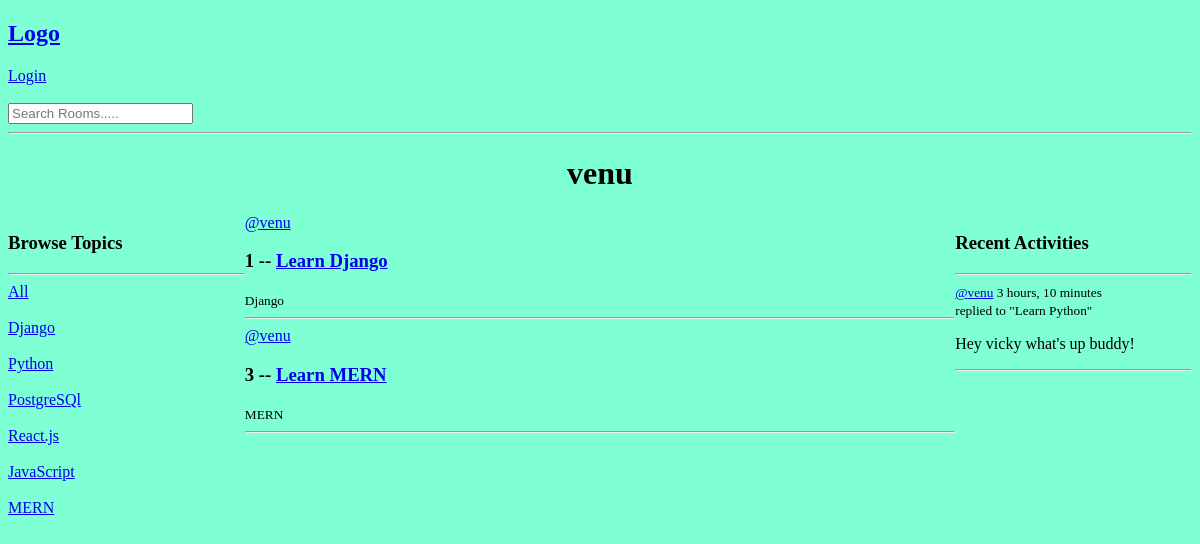
/profile/1/, run on an earlier commit of the app's database.
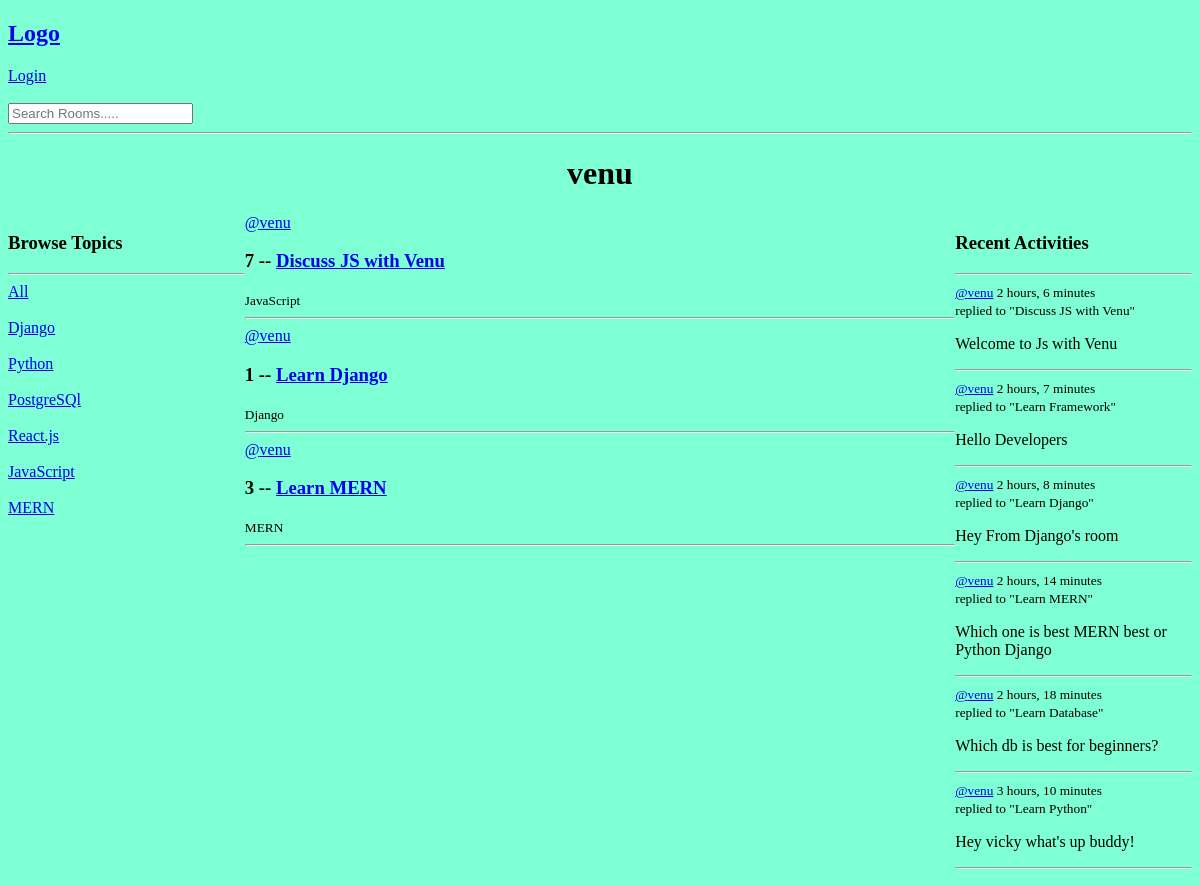
And on a later commit of the database.
### base/models.py (models this page shows, shortened)
class Topic(models.Model):
    name =models.CharField(max_length=200)

class Room(models.Model):
    host = models.ForeignKey(User, on_delete=models.SET_NULL, null=True)
    topic = models.ForeignKey(Topic, on_delete=models.SET_NULL, null=True)
    name = models.CharField(max_length=200)
    description = models.TextField(null=True, blank=True)
    participants = models.ManyToManyField(User, related_name='participants', blank=True)
    updated = models.DateTimeField(auto_now=True)
    created = models.DateTimeField(auto_now_add=True)
    class Meta:
        ordering = ['-updated', '-created']
    def __str__(self):
        return self.name

class Message(models.Model):
    user = models.ForeignKey(User, on_delete=models.CASCADE)
    room = models.ForeignKey(Room, on_delete=models.CASCADE)
    body = models.TextField()
    updated = models.DateTimeField(auto_now=True)
    created = models.DateTimeField(auto_now_add=True)
    class Meta:
        ordering = ['-updated', '-created']
    def __str__(self):
        return self.body[0:50]

### base/views.py (the view)
# urls.py: path('profile/<str:pk>/', views.userProfile, name='user-profile'),
def userProfile(request, pk):
    user = User.objects.get(id=pk)
    rooms = user.room_set.all()
    room_messages = user.message_set.all()
    topics = Topic.objects.all()
    context = {'user' : user, 'rooms': rooms, 'room_messages': room_messages, 'topics': topics}
    return render(request, 'base/profile.html', context)

### base/templates/base/profile.html (shortened to what this page needs)
{% extends 'main.html' %}
{% block content %}
<h1 style="text-align: center;">{{user.username}}</h1>
<div class="profile-container">
    <div>
        {% include 'base/components/topics_component.html' %}
    </div>
    <div>
        {% include 'base/components/feed_component.html' %}
    </div>
    <div>
        {% include 'base/components/activity_component.html' %}
    </div>
</div>
{% endblock %}

### templates/main.html (shortened to what this page needs)
<!DOCTYPE html>
{% load static %}
<html lang="en">
<head>
    <link rel="stylesheet" type="text/css"  href="{% static 'styles/main.css' %}">
</head>
<body>
    {% include 'navbar.html' %}
    {% block content %}
    {% endblock %}
</body>
</html>

### templates/navbar.html
<h2><a href="/">Logo</a></h2>
{% if request.user.is_authenticated %}
<h3>Hello, {{request.user}}</h3>
<div><a href="{% url 'logout' %}">Logout</a></div> <br>
{% else %}
<div><a href="{% url 'login' %}">Login</a></div> <br>
{% endif %}
<form method="GET" action="{% url 'home' %}">
    <input type="text" name="q" placeholder="Search Rooms.....">
</form>
<hr>

### base/templates/base/components/topics_component.html
<h3>Browse Topics</h3>
<hr>
<div>
    <a href="{% url 'home' %}">All</a>
</div>
<br>
{% for topic in topics %}
<div>
    <a href="{% url 'home' %}?q={{topic.name}}">{{topic.name}}</a>
</div>
<br>
{% endfor %}

### base/templates/base/components/feed_component.html (shortened to what this page needs)
{% if rooms %}
{% for room in rooms %}
<div>
    <a href="{% url 'user-profile' room.host.id %}">@{{room.host.username}}</a>
    <h3>{{room.id}} -- <a href="{% url 'room' room.id %}">{{room.name}}</a></h3>
    <small>{{room.topic.name}}</small>
    <hr>
</div>
{% endfor %}
{% else %}
<h3 style="text-align: center;">No rooms available</h3>
{% endif %}

### base/templates/base/components/activity_component.html (shortened to what this page needs)
<h3>Recent Activities</h3>
<hr>
{% for message in room_messages %}
<div>
    <small><a href="{% url 'user-profile' message.user.id %}">@{{message.user}}</a> {{message.created | timesince}}</small>
    <br>
    <small>replied to "{{message.room}}"</small>
    <p>{{message}}</p>
</div>
<hr>
{% endfor %}

### static/styles/main.css (style rules this page uses)
body { background-color: aquamarine; }

### base/templates/base/profile.html (style rules this page uses)
.profile-container { display: grid; grid-template-columns: 1fr 3fr 1fr; }

What changed in the data, as far as the page shows it:
added Room: host.username "venu", id "7", name "Discuss JS with Venu", topic.name "JavaScript"
added Message: user "venu", created "2 hours, 6 minutes", room "Discuss JS with Venu", body "Welcome to Js with Venu"
added Message: user "venu", created "2 hours, 7 minutes", room "Learn Framework", body "Hello Developers"
added Message: user "venu", created "2 hours, 8 minutes", room "Learn Django", body "Hey From Django's room"
added Message: user "venu", created "2 hours, 14 minutes", room "Learn MERN", body "Which one is best MERN best or Python Django"
added Message: user "venu", created "2 hours, 18 minutes", room "Learn Database", body "Which db is best for beginners?"
